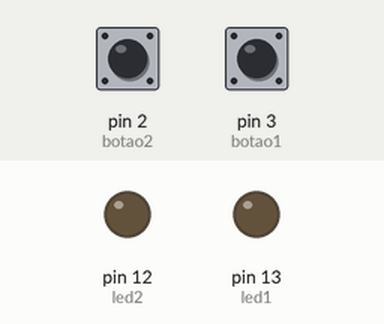
Simulated run of this sketch. Board: Arduino Uno, built with avr-gcc and run on an emulated ATmega328P. Shown: output pins drawn as LEDs (lit = HIGH). The inputs (shaded band) are chosen by the test bench; at power-on: pin 2 (botao2) LOW, pin 3 (botao1) LOW.

Above: at 1.2 s.
1.3 s: pin 2 (botao2) pulled HIGH for 0.15 s
At 1.7 s:
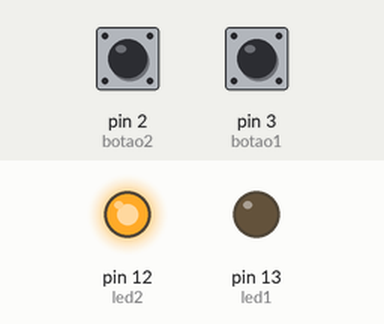
3.3 s: pin 3 (botao1) pulled HIGH for 0.15 s
At 3.7 s:
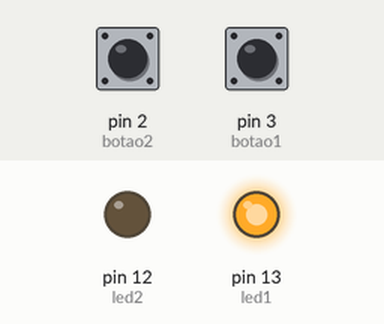
5.3 s: pin 3 (botao1) pulled HIGH for 3.2 s
At 10.0 s:
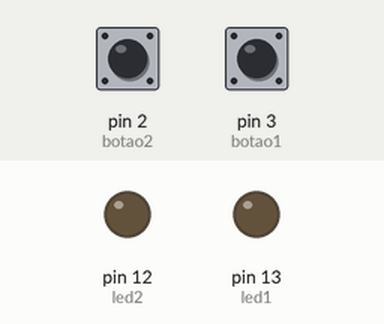
10.3 s: pin 2 (botao2) pulled HIGH for 3.2 s
At 11.1 s:
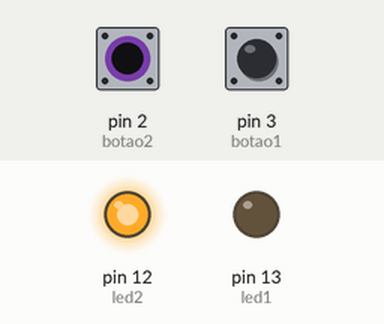
15.3 s: pin 2 (botao2) driven HIGH and pin 3 (botao1) driven HIGH
At 16.5 s:
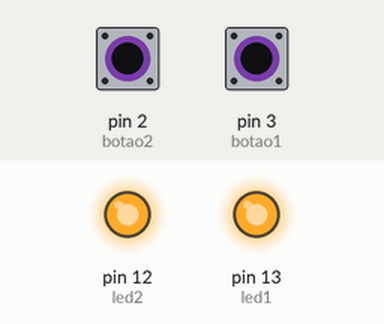
Timing chart, 0 to 18.3 s (numbered marks = the images above; inputs shaded):
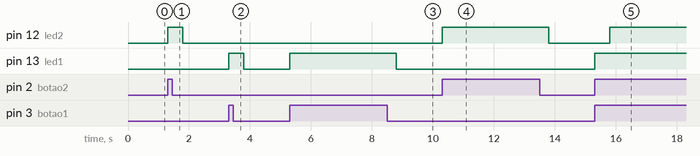

Measured:
- after the input at 1.3 s, pin 12 (led2): LOW → HIGH at once, → LOW 0.50 s later
- after the input at 3.3 s, pin 13 (led1): LOW → HIGH at once, → LOW 0.50 s later
- after the input at 5.3 s, pin 13 (led1): LOW → HIGH at once, → LOW 3.5 s later
- after the input at 10.3 s, pin 12 (led2): LOW → HIGH at once, → LOW 3.5 s later
- after the input at 15.3 s, pin 12 (led2): LOW → HIGH after 0.50 s; pin 13 (led1): LOW → HIGH at once

The sketch:

acender2Leds2Botoes.ino
```cpp
int led1 = 13; // LED 1 no pino 13
int led2 = 12; // LED 2 no pino 12
int botao1 = 3; // Botão no pino 3
int botao2 = 2; // Botão no pino 2
int estadoBotao1; // Variável para ler quando o botão 1 é apertado
int estadoBotao2; // Variável para ler quando o botão 2 é apertado

void setup(){
    pinMode(led1, OUTPUT); // Pino do LED 1 definido como saída
    pinMode(led2, OUTPUT); // Pino do LED 2 definido como saída
    pinMode(botao1, INPUT); // Pino do botão 1 definido como entrada
    pinMode(botao1, INPUT); // Pino do botão 2 definido como entrada
}

void loop(){
    /*
    Novo estado do botão vai ser igual ao que o arduino ler no pino
    onde está o botão. Poderá ser ALTO (HIGH), se o botão estiver
    pressionado ou BAIXO (LOW), se o botão estiver solto
    */
    estadoBotao1 = digitalRead(botao1);
    estadoBotao2 = digitalRead(botao2);

    if(estadoBotao1 == HIGH) { // Se o botão 1 estiver pressionado
        digitalWrite(led1, HIGH); // Acender LED 1
        delay(500);
    }
    else { // Se não estiver pressionado
        digitalWrite(led1, LOW); // Apaga LED 1
    }

    if(estadoBotao2 == HIGH) { // Se o botão 2 estiver pressionado
        digitalWrite(led2, HIGH); // Acender LED 2
        delay(500);
    }
    else { // Se não estiver pressionado
        digitalWrite(led2, LOW); // Apaga LED 2
    }
}
```
